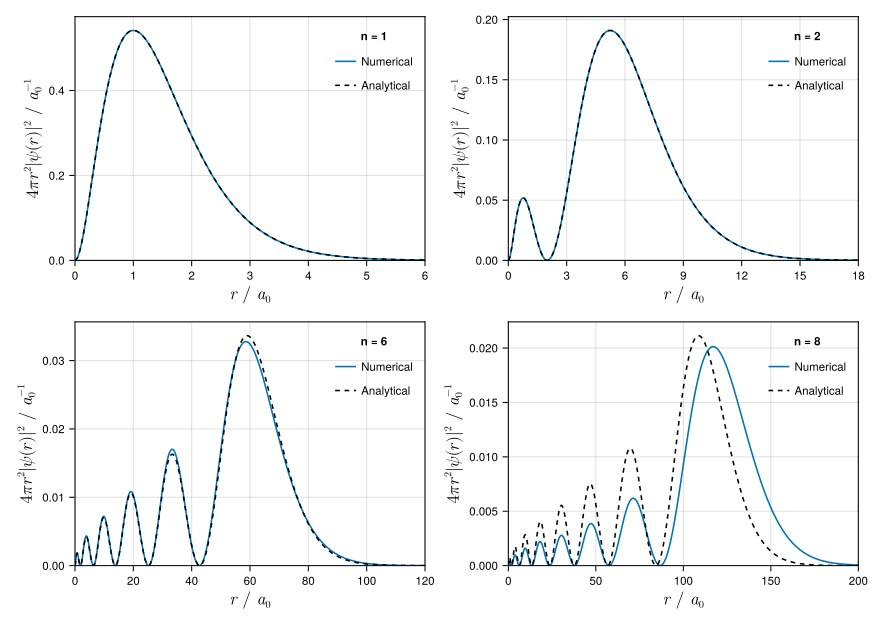

Write the Julia code that produced this figure.
# Rayleigh-Ritz method
using TwoBody
H = Hamiltonian(NonRelativisticKinetic(1, 1), CoulombPotential(-1))
BS = GeometricBasisSet(SimpleGaussianBasis, 0.1, 80.0, 20)
res = solve(H, BS; info = 0)
E = res.E
C = res.C
S = res.S

# benchmark
using Antique: Antique
HA = Antique.HydrogenAtom(; Z = 1, E_h = 1.0, a_0 = 1.0, m_e = 1.0, hbar = 1.0)

# print
for n in 1:length(BS)
    println("\nn = $n\n")
    println("Norm")
    println("  numerical : ", transpose(C[:, n]) * S * C[:, n])
    println("  analytical: ", 1)
    println("Energy")
    println("  numerical : ", E[n])
    println("  analytical: ", Antique.energy(HA; n = n))
end

# plot
using CairoMakie
fig = Figure(; size = (840, 600), fontsize = 11, backgroundcolor = :transparent)
for i in 1:4
    n = [1, 2, 6, 8][i]
    xₘₐₓ = [6, 18, 120, 200][i]
    yₘₐₓ = 1.06 * maximum(4π * r^2 * abs(Antique.wavefunction(HA, r, 0, 0; n = n))^2 for r in 0:0.1:xₘₐₓ)
    axis = Axis(fig[div(i - 1, 2) + 1, rem(i - 1, 2) + 1]; backgroundcolor = :transparent, xlabel = L"$r~/~a_0$", ylabel = L"$4\pi r^2|\psi(r)|^2~ /~{a_0}^{-1}$", xlabelsize = 16.5, ylabelsize = 16.5, limits = (0, xₘₐₓ, 0, yₘₐₓ))
    lines!(axis, 0 .. 250, r -> 4π * r^2 * abs(res.ψ[n](r))^2; label = "Numerical")
    lines!(axis, 0 .. 250, r -> 4π * r^2 * abs(Antique.wavefunction(HA, r, 0, 0; n = n))^2; label = "Analytical", color = :black, linestyle = :dash)
    axislegend(axis, "n = $n"; position = :rt, framevisible = false)
end
file = String(@__FILE__)
save(replace(file, r"(?<path>.*)\.jl" => s"\g<path>.pdf"), fig)
fig
